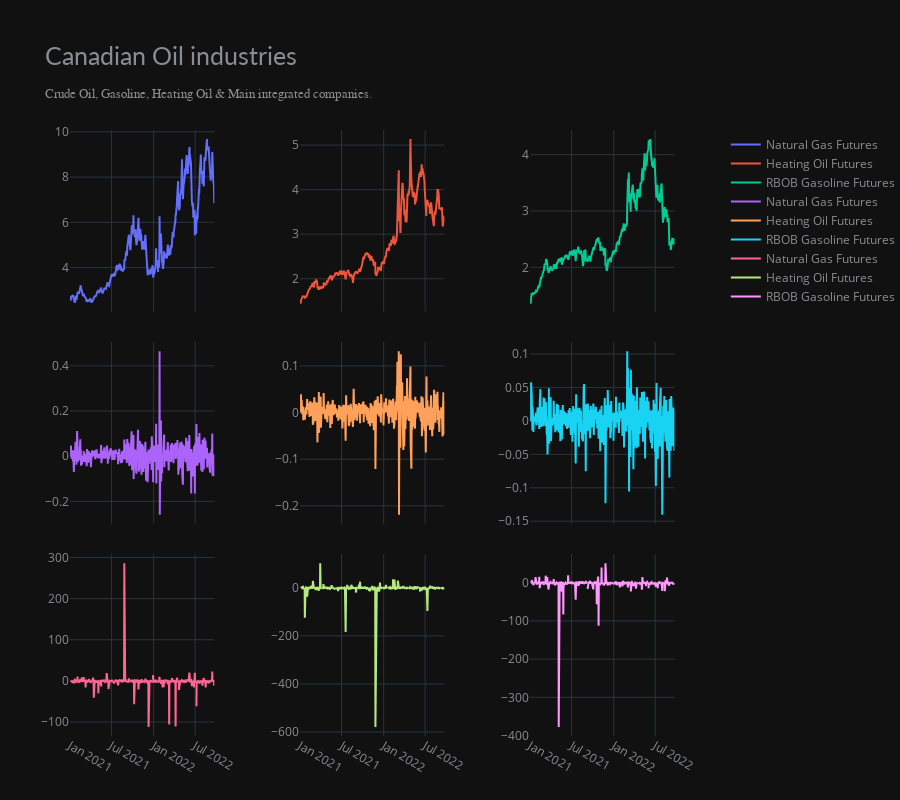

Notebook code for this chart:
### Code cell
import pandas as pd
pd.options.display.float_format = '{:,.2f}'.format
pd.set_option("max_columns", None)

df_daily_quote = pd.read_excel(r'C:\Users\Admin\Desktop\Planeamiento\0. Resumes\2. Professions\Portfolio\Financial_markets_analysis\yahoo_finance_daily_quotes.xlsx',index_col=0)
df0 = df_daily_quote.copy();
df0 = df0.fillna(method="bfill")
df0 = df0.fillna(method="ffill")

HPR = (df_daily_quote.pct_change()+1).cumprod()-1

# Plot
import plotly.express as px
import plotly.graph_objects as go
from plotly.subplots import make_subplots

# Create figure with secondary y-axis
fig = make_subplots(rows=3, cols=3,
                    specs=[
                           [{"secondary_y": True} , {"secondary_y": True} , {"secondary_y": True}],
                           [{"secondary_y": True} , {"secondary_y": True} , {"secondary_y": True}],
                           [{"secondary_y": True} , {"secondary_y": True} , {"secondary_y": True}],
                          ],                 
                    shared_xaxes=True,
                    vertical_spacing=0.05,
                   )

# Add traces
# fig = px.area(df0, x=HPR.index, y=HPR['CL=F'],)
fig.add_trace(go.Scatter(x=df0.index, y=df0['NG=F'], name="Natural Gas Futures",),row=1, col=1, secondary_y=False,)
fig.add_trace(go.Scatter(x=df0.index, y=df0['HO=F'], name="Heating Oil Futures"),row=1, col=2, secondary_y=False,)
fig.add_trace(go.Scatter(x=df0.index, y=df0['RB=F'], name="RBOB Gasoline Futures"),row=1, col=3, secondary_y=False,)

fig.add_trace(go.Scatter(x=df0.index, y=df0['NG=F'].pct_change(), name="Natural Gas Futures",),row=2, col=1, secondary_y=False,)
fig.add_trace(go.Scatter(x=df0.index, y=df0['HO=F'].pct_change(), name="Heating Oil Futures"),row=2, col=2, secondary_y=False,)
fig.add_trace(go.Scatter(x=df0.index, y=df0['RB=F'].pct_change(), name="RBOB Gasoline Futures"),row=2, col=3, secondary_y=False,)

fig.add_trace(go.Scatter(x=df0.index, y=df0['NG=F'].pct_change().pct_change(), name="Natural Gas Futures",),row=3, col=1, secondary_y=False,)
fig.add_trace(go.Scatter(x=df0.index, y=df0['HO=F'].pct_change().pct_change(), name="Heating Oil Futures"),row=3, col=2, secondary_y=False,)
fig.add_trace(go.Scatter(x=df0.index, y=df0['RB=F'].pct_change().pct_change(), name="RBOB Gasoline Futures"),row=3, col=3, secondary_y=False,)



# Add figure title
fig.update_layout(title_text="Double Y Axis Example")
fig.update_layout(barmode='stack')


# Set x-axis title
fig.update_xaxes(title_text="")

# # Set y-axes titles
# fig.update_yaxes(title_text="<b>Commodities prices in percentage change</b> (%)", secondary_y=False)
# fig.update_yaxes(title_text="<b>Cumulated share</b> (%)", secondary_y=True)

large_title_format = 'Canadian Oil industries'
small_title_format = "<span style='font-size:13px; font-family:Tahoma'>Crude Oil, Gasoline, Heating Oil & Main integrated companies."

fig.update_layout(title=large_title_format + "<br>" + small_title_format,
                  template='plotly_dark',
                  height=800,
                  margin=dict(t=130, b=0, l=70, r=40),
                  hovermode="x unified", 
                  xaxis_title=' ', yaxis_title=" ",
#                   plot_bgcolor='#333', paper_bgcolor='#333',
                  title_font=dict(size=25, color='#8a8d93', family="Lato, sans-serif"),
                  font=dict(color='#8a8d93'),
                  # legend=dict(orientation="h", yanchor="bottom", y=1.2, xanchor="left", x=0.45)
                  )

fig.update_xaxes(showgrid=True)
fig.update_yaxes(showgrid=True)

fig.show()

### Figure 1 — Plotly figure (JSON) as saved in the notebook; plotly's stock layout.template omitted (floating-point values rounded to 4 significant figures; data arrays with more than 128 entries replaced by an {"elided": "..."} marker saying what was removed)
{"data": [{"name": "Natural Gas Futures", "type": "scatter", "x": {"elided": "451 str values"}, "xaxis": "x", "y": {"elided": "451 float values"}, "yaxis": "y"}, {"name": "Heating Oil Futures", "type": "scatter", "x": {"elided": "451 str values"}, "xaxis": "x2", "y": {"elided": "451 float values"}, "yaxis": "y3"}, {"name": "RBOB Gasoline Futures", "type": "scatter", "x": {"elided": "451 str values"}, "xaxis": "x3", "y": {"elided": "451 float values"}, "yaxis": "y5"}, {"name": "Natural Gas Futures", "type": "scatter", "x": {"elided": "451 str values"}, "xaxis": "x4", "y": {"elided": "451 float values"}, "yaxis": "y7"}, {"name": "Heating Oil Futures", "type": "scatter", "x": {"elided": "451 str values"}, "xaxis": "x5", "y": {"elided": "451 float values"}, "yaxis": "y9"}, {"name": "RBOB Gasoline Futures", "type": "scatter", "x": {"elided": "451 str values"}, "xaxis": "x6", "y": {"elided": "451 float values"}, "yaxis": "y11"}, {"name": "Natural Gas Futures", "type": "scatter", "x": {"elided": "451 str values"}, "xaxis": "x7", "y": {"elided": "451 float values"}, "yaxis": "y13"}, {"name": "Heating Oil Futures", "type": "scatter", "x": {"elided": "451 str values"}, "xaxis": "x8", "y": {"elided": "451 float values"}, "yaxis": "y15"}, {"name": "RBOB Gasoline Futures", "type": "scatter", "x": {"elided": "451 str values"}, "xaxis": "x9", "y": {"elided": "451 float values"}, "yaxis": "y17"}], "layout": {"barmode": "stack", "font": {"color": "#8a8d93"}, "height": 800, "hovermode": "x unified", "margin": {"b": 0, "l": 70, "r": 40, "t": 130}, "title": {"font": {"color": "#8a8d93", "family": "Lato, sans-serif", "size": 25}, "text": "Canadian Oil industries<br><span style='font-size:13px; font-family:Tahoma'>Crude Oil, Gasoline, Heating Oil & Main integrated companies."}, "xaxis": {"anchor": "y", "domain": [0, 0.2244], "matches": "x7", "showgrid": true, "showticklabels": false, "title": {"text": " "}}, "xaxis2": {"anchor": "y3", "domain": [0.3578, 0.5822], "matches": "x8", "showgrid": true, "showticklabels": false, "title": {"text": ""}}, "xaxis3": {"anchor": "y5", "domain": [0.7156, 0.94], "matches": "x9", "showgrid": true, "showticklabels": false, "title": {"text": ""}}, "xaxis4": {"anchor": "y7", "domain": [0, 0.2244], "matches": "x7", "showgrid": true, "showticklabels": false, "title": {"text": ""}}, "xaxis5": {"anchor": "y9", "domain": [0.3578, 0.5822], "matches": "x8", "showgrid": true, "showticklabels": false, "title": {"text": ""}}, "xaxis6": {"anchor": "y11", "domain": [0.7156, 0.94], "matches": "x9", "showgrid": true, "showticklabels": false, "title": {"text": ""}}, "xaxis7": {"anchor": "y13", "domain": [0, 0.2244], "showgrid": true, "title": {"text": ""}}, "xaxis8": {"anchor": "y15", "domain": [0.3578, 0.5822], "showgrid": true, "title": {"text": ""}}, "xaxis9": {"anchor": "y17", "domain": [0.7156, 0.94], "showgrid": true, "title": {"text": ""}}, "yaxis": {"anchor": "x", "domain": [0.7, 1], "showgrid": true, "title": {"text": " "}}, "yaxis10": {"anchor": "x5", "overlaying": "y9", "showgrid": true, "side": "right"}, "yaxis11": {"anchor": "x6", "domain": [0.35, 0.65], "showgrid": true}, "yaxis12": {"anchor": "x6", "overlaying": "y11", "showgrid": true, "side": "right"}, "yaxis13": {"anchor": "x7", "domain": [0, 0.3], "showgrid": true}, "yaxis14": {"anchor": "x7", "overlaying": "y13", "showgrid": true, "side": "right"}, "yaxis15": {"anchor": "x8", "domain": [0, 0.3], "showgrid": true}, "yaxis16": {"anchor": "x8", "overlaying": "y15", "showgrid": true, "side": "right"}, "yaxis17": {"anchor": "x9", "domain": [0, 0.3], "showgrid": true}, "yaxis18": {"anchor": "x9", "overlaying": "y17", "showgrid": true, "side": "right"}, "yaxis2": {"anchor": "x", "overlaying": "y", "showgrid": true, "side": "right"}, "yaxis3": {"anchor": "x2", "domain": [0.7, 1], "showgrid": true}, "yaxis4": {"anchor": "x2", "overlaying": "y3", "showgrid": true, "side": "right"}, "yaxis5": {"anchor": "x3", "domain": [0.7, 1], "showgrid": true}, "yaxis6": {"anchor": "x3", "overlaying": "y5", "showgrid": true, "side": "right"}, "yaxis7": {"anchor": "x4", "domain": [0.35, 0.65], "showgrid": true}, "yaxis8": {"anchor": "x4", "overlaying": "y7", "showgrid": true, "side": "right"}, "yaxis9": {"anchor": "x5", "domain": [0.35, 0.65], "showgrid": true}}}
